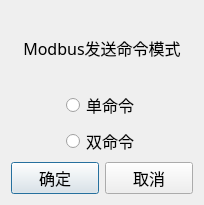
<?xml version="1.0" encoding="UTF-8"?>
<ui version="4.0">
 <class>SiSetModbusCmdDlg</class>
 <widget class="QDialog" name="SiSetModbusCmdDlg">
  <property name="geometry">
   <rect>
    <x>0</x>
    <y>0</y>
    <width>204</width>
    <height>205</height>
   </rect>
  </property>
  <property name="font">
   <font>
    <family>微软雅黑</family>
    <pointsize>12</pointsize>
   </font>
  </property>
  <property name="windowTitle">
   <string>命令模式选择</string>
  </property>
  <layout class="QVBoxLayout" name="verticalLayout">
   <item>
    <widget class="QLabel" name="label">
     <property name="font">
      <font>
       <family>微软雅黑</family>
       <pointsize>12</pointsize>
      </font>
     </property>
     <property name="text">
      <string>Modbus发送命令模式</string>
     </property>
     <property name="alignment">
      <set>Qt::AlignCenter</set>
     </property>
    </widget>
   </item>
   <item>
    <layout class="QHBoxLayout" name="horizontalLayout">
     <item>
      <spacer name="horizontalSpacer">
       <property name="orientation">
        <enum>Qt::Horizontal</enum>
       </property>
       <property name="sizeHint" stdset="0">
        <size>
         <width>40</width>
         <height>20</height>
        </size>
       </property>
      </spacer>
     </item>
     <item>
      <widget class="QRadioButton" name="radioButton_1">
       <property name="text">
        <string>单命令</string>
       </property>
      </widget>
     </item>
     <item>
      <spacer name="horizontalSpacer_2">
       <property name="orientation">
        <enum>Qt::Horizontal</enum>
       </property>
       <property name="sizeHint" stdset="0">
        <size>
         <width>40</width>
         <height>20</height>
        </size>
       </property>
      </spacer>
     </item>
    </layout>
   </item>
   <item>
    <layout class="QHBoxLayout" name="horizontalLayout_2">
     <item>
      <spacer name="horizontalSpacer_3">
       <property name="orientation">
        <enum>Qt::Horizontal</enum>
       </property>
       <property name="sizeHint" stdset="0">
        <size>
         <width>40</width>
         <height>20</height>
        </size>
       </property>
      </spacer>
     </item>
     <item>
      <widget class="QRadioButton" name="radioButton_2">
       <property name="text">
        <string>双命令</string>
       </property>
      </widget>
     </item>
     <item>
      <spacer name="horizontalSpacer_4">
       <property name="orientation">
        <enum>Qt::Horizontal</enum>
       </property>
       <property name="sizeHint" stdset="0">
        <size>
         <width>40</width>
         <height>20</height>
        </size>
       </property>
      </spacer>
     </item>
    </layout>
   </item>
   <item>
    <layout class="QHBoxLayout" name="horizontalLayout_3">
     <item>
      <widget class="QPushButton" name="okBtn">
       <property name="minimumSize">
        <size>
         <width>0</width>
         <height>31</height>
        </size>
       </property>
       <property name="text">
        <string>确定</string>
       </property>
      </widget>
     </item>
     <item>
      <widget class="QPushButton" name="cancelBtn">
       <property name="minimumSize">
        <size>
         <width>0</width>
         <height>31</height>
        </size>
       </property>
       <property name="text">
        <string>取消</string>
       </property>
      </widget>
     </item>
    </layout>
   </item>
  </layout>
 </widget>
 <resources/>
 <connections/>
</ui>
